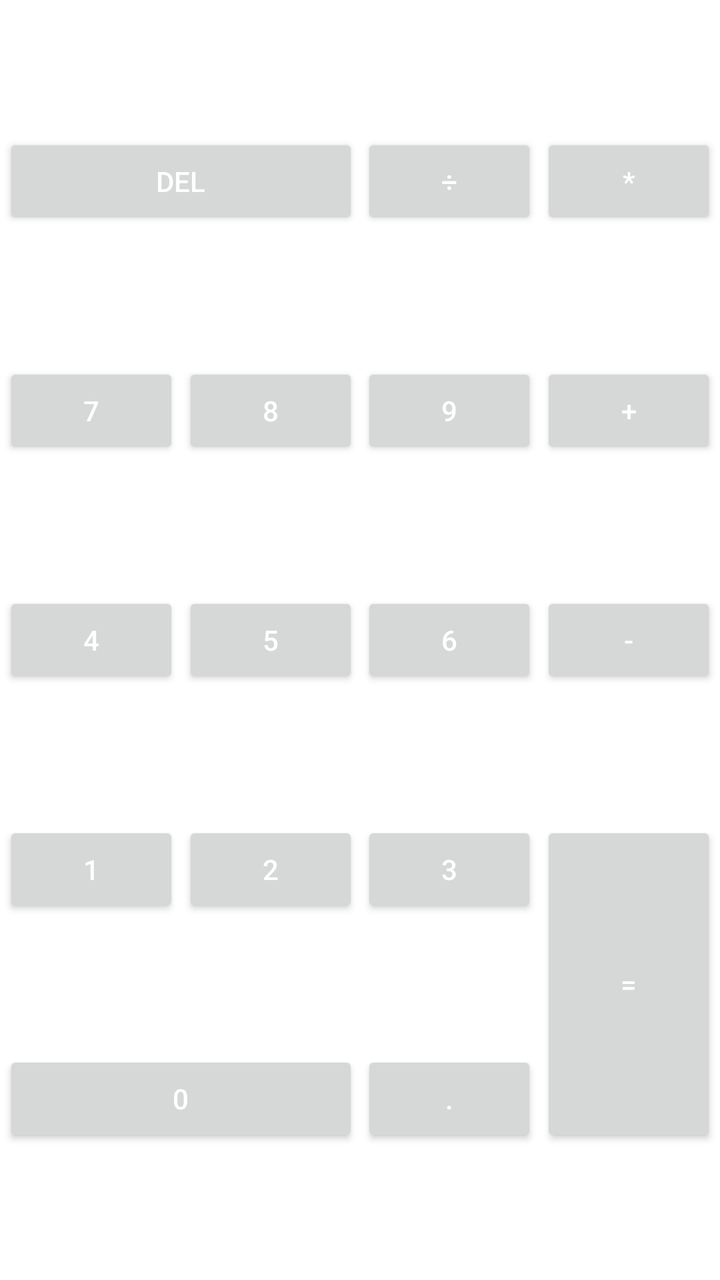
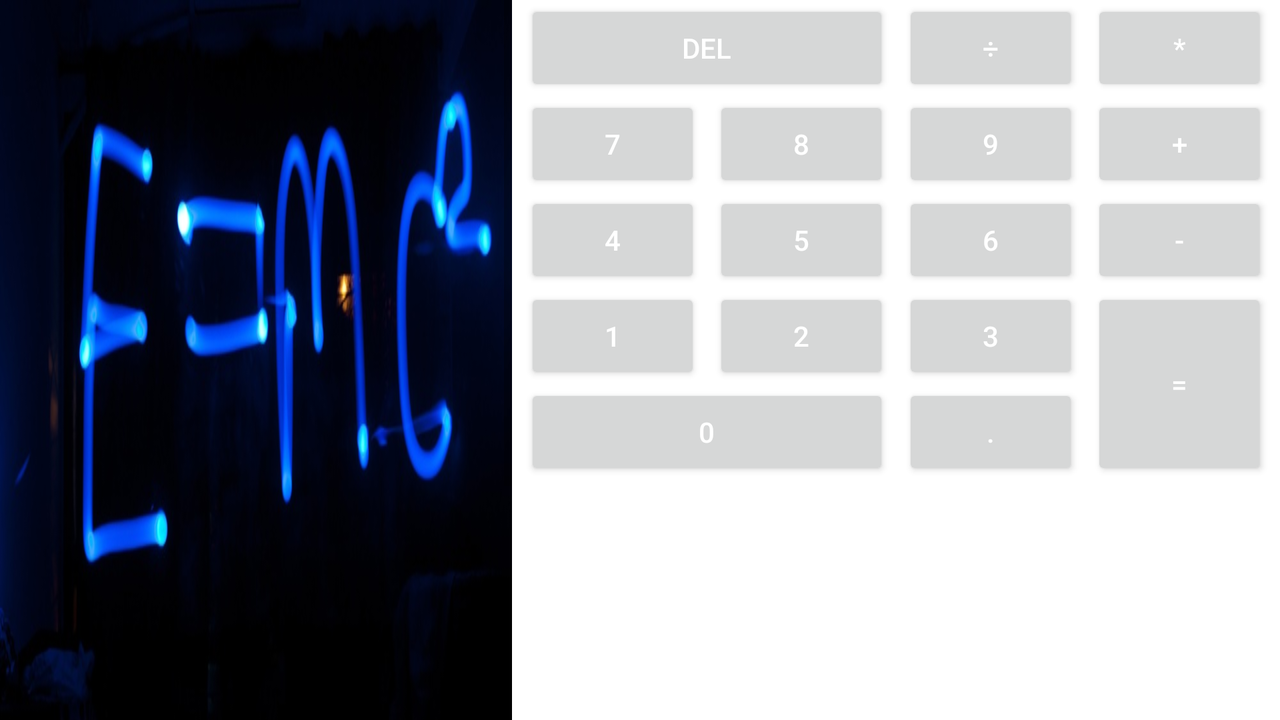

An Android layout and its configuration variant, each rendered on a device that would load it. The default file and the variant file are quoted in full after the pictures.
<!-- AndroidManifest.xml: application theme Theme.IntroductionToAndroidСalculator -->
<!-- res/layout/activity_main.xml -->
<?xml version="1.0" encoding="utf-8"?>
<LinearLayout xmlns:android="http://schemas.android.com/apk/res/android"
    xmlns:app="http://schemas.android.com/apk/res-auto"
    xmlns:tools="http://schemas.android.com/tools"
    android:layout_width="match_parent"
    android:layout_height="match_parent"
    tools:context=".MainActivity">

    <include
        layout="@layout/calculator_buttons">
    </include>

</LinearLayout>
<!-- res/layout/calculator_buttons.xml (included above) -->
<?xml version="1.0" encoding="utf-8"?>
<androidx.constraintlayout.widget.ConstraintLayout xmlns:android="http://schemas.android.com/apk/res/android"
    android:layout_width="match_parent"
    android:layout_height="match_parent"
    xmlns:app="http://schemas.android.com/apk/res-auto">


    <Button
        android:id="@+id/key_del"
        android:layout_width="0dp"
        android:layout_height="wrap_content"
        android:text="@string/key_del"
        app:layout_constraintTop_toTopOf="parent"
        app:layout_constraintStart_toStartOf="@id/key_7"
        app:layout_constraintEnd_toEndOf="@id/key_8"
        app:layout_constraintBottom_toTopOf="@+id/key_7" />

    <Button
        android:id="@+id/key_obelus"
        android:layout_width="wrap_content"
        android:layout_height="wrap_content"
        android:text="@string/key_obelus"
        app:layout_constraintTop_toTopOf="parent"
        app:layout_constraintStart_toStartOf="@id/key_9"
        app:layout_constraintEnd_toEndOf="@id/key_9"
        app:layout_constraintBottom_toTopOf="@+id/key_9" />

    <Button
        android:id="@+id/key_multiplication"
        android:layout_width="wrap_content"
        android:layout_height="wrap_content"
        android:text="@string/key_multiplication"
        app:layout_constraintTop_toTopOf="parent"
        app:layout_constraintStart_toStartOf="@id/key_plus"
        app:layout_constraintEnd_toEndOf="@id/key_plus"
        app:layout_constraintBottom_toTopOf="@+id/key_plus" />

    <Button
        android:id="@+id/key_7"
        android:layout_width="wrap_content"
        android:layout_height="wrap_content"
        android:text="@string/key_7"
        app:layout_constraintBottom_toTopOf="@+id/key_4"
        app:layout_constraintEnd_toStartOf="@+id/key_8"
        app:layout_constraintStart_toStartOf="parent"
        app:layout_constraintTop_toBottomOf="@id/key_del" />

    <Button
        android:id="@+id/key_8"
        android:layout_width="wrap_content"
        android:layout_height="wrap_content"
        android:text="@string/key_8"
        app:layout_constraintStart_toEndOf="@id/key_7"
        app:layout_constraintTop_toBottomOf="@id/key_del"
        app:layout_constraintBottom_toBottomOf="@id/key_9"
        app:layout_constraintEnd_toStartOf="@id/key_9"
        app:layout_constraintTop_toTopOf="@id/key_9" />

    <Button
        android:id="@+id/key_9"
        android:layout_width="wrap_content"
        android:layout_height="wrap_content"
        android:text="@string/key_9"
        app:layout_constraintBottom_toTopOf="@+id/key_6"
        app:layout_constraintEnd_toStartOf="@id/key_plus"
        app:layout_constraintStart_toEndOf="@+id/key_8"
        app:layout_constraintTop_toBottomOf="@id/key_obelus" />

    <Button
        android:id="@+id/key_plus"
        android:layout_width="wrap_content"
        android:layout_height="wrap_content"
        android:text="@string/key_plus"
        app:layout_constraintBottom_toTopOf="@+id/key_minus"
        app:layout_constraintEnd_toEndOf="parent"
        app:layout_constraintStart_toEndOf="@+id/key_9"
        app:layout_constraintTop_toBottomOf="@id/key_multiplication" />

    <Button
        android:id="@+id/key_4"
        android:layout_width="wrap_content"
        android:layout_height="wrap_content"
        android:text="@string/key_4"
        app:layout_constraintTop_toBottomOf="@id/key_7"
        app:layout_constraintStart_toStartOf="@id/key_7"
        app:layout_constraintEnd_toEndOf="@id/key_7"
        app:layout_constraintBottom_toTopOf="@+id/key_1" />

    <Button
        android:id="@+id/key_5"
        android:layout_width="wrap_content"
        android:layout_height="wrap_content"
        android:text="@string/key_5"
        app:layout_constraintTop_toBottomOf="@id/key_8"
        app:layout_constraintStart_toStartOf="@id/key_8"
        app:layout_constraintEnd_toEndOf="@id/key_8"
        app:layout_constraintBottom_toTopOf="@+id/key_2" />

    <Button
        android:id="@+id/key_6"
        android:layout_width="wrap_content"
        android:layout_height="wrap_content"
        android:text="@string/key_6"
        app:layout_constraintTop_toBottomOf="@id/key_9"
        app:layout_constraintStart_toStartOf="@id/key_9"
        app:layout_constraintEnd_toEndOf="@id/key_9"
        app:layout_constraintBottom_toTopOf="@+id/key_3" />

    <Button
        android:id="@+id/key_minus"
        android:layout_width="wrap_content"
        android:layout_height="wrap_content"
        android:text="@string/key_minus"
        app:layout_constraintTop_toBottomOf="@id/key_plus"
        app:layout_constraintStart_toStartOf="@id/key_plus"
        app:layout_constraintEnd_toEndOf="@id/key_plus"
        app:layout_constraintBottom_toTopOf="@+id/key_equals" />

    <Button
        android:id="@+id/key_1"
        android:layout_width="wrap_content"
        android:layout_height="wrap_content"
        android:text="@string/key_1"
        app:layout_constraintTop_toBottomOf="@id/key_4"
        app:layout_constraintStart_toStartOf="@id/key_4"
        app:layout_constraintEnd_toEndOf="@id/key_4"
        app:layout_constraintBottom_toTopOf="@+id/key_0" />

    <Button
        android:id="@+id/key_2"
        android:layout_width="wrap_content"
        android:layout_height="wrap_content"
        android:text="@string/key_2"
        app:layout_constraintTop_toBottomOf="@id/key_5"
        app:layout_constraintStart_toStartOf="@id/key_5"
        app:layout_constraintEnd_toEndOf="@id/key_5"
        app:layout_constraintBottom_toTopOf="@+id/key_0" />

    <Button
        android:id="@+id/key_3"
        android:layout_width="wrap_content"
        android:layout_height="wrap_content"
        android:text="@string/key_3"
        app:layout_constraintTop_toBottomOf="@id/key_6"
        app:layout_constraintStart_toStartOf="@id/key_6"
        app:layout_constraintEnd_toEndOf="@id/key_6"
        app:layout_constraintBottom_toTopOf="@+id/key_point" />

    <Button
        android:id="@+id/key_equals"
        android:layout_width="wrap_content"
        android:layout_height="0dp"
        android:text="@string/key_equals"
        app:layout_constraintTop_toBottomOf="@id/key_minus"
        app:layout_constraintStart_toStartOf="@id/key_minus"
        app:layout_constraintEnd_toEndOf="@id/key_minus"
        app:layout_constraintTop_toTopOf="@id/key_3"
        app:layout_constraintBottom_toBottomOf="@id/key_point" />

    <Button
        android:id="@+id/key_0"
        android:layout_width="0dp"
        android:layout_height="wrap_content"
        android:text="@string/key_0"
        app:layout_constraintTop_toBottomOf="@id/key_1"
        app:layout_constraintStart_toStartOf="@id/key_1"
        app:layout_constraintEnd_toEndOf="@id/key_2"
        app:layout_constraintBottom_toBottomOf="parent" />

    <Button
        android:id="@+id/key_point"
        android:layout_width="wrap_content"
        android:layout_height="wrap_content"
        android:text="@string/key_dot"
        app:layout_constraintTop_toBottomOf="@id/key_3"
        app:layout_constraintStart_toStartOf="@id/key_3"
        app:layout_constraintEnd_toEndOf="@id/key_3"
        app:layout_constraintBottom_toBottomOf="parent" />


</androidx.constraintlayout.widget.ConstraintLayout>
<!-- resources referenced by this layout -->
<resources>
  <string name="key_0">0</string>
  <string name="key_1">1</string>
  <string name="key_2">2</string>
  <string name="key_3">3</string>
  <string name="key_4">4</string>
  <string name="key_5">5</string>
  <string name="key_6">6</string>
  <string name="key_7">7</string>
  <string name="key_8">8</string>
  <string name="key_9">9</string>
  <string name="key_del">del</string>
  <string name="key_dot">.</string>
  <string name="key_equals">=</string>
  <string name="key_minus">-</string>
  <string name="key_multiplication">*</string>
  <string name="key_obelus">÷</string>
  <string name="key_plus">+</string>
  <style name="Theme.IntroductionToAndroidСalculator" parent="Theme.MaterialComponents.DayNight.NoActionBar">
          
          <item name="colorPrimary">@color/purple_500</item>
          <item name="colorPrimaryVariant">@color/purple_700</item>
          <item name="colorOnPrimary">@color/white</item>
          
          <item name="colorSecondary">@color/teal_200</item>
          <item name="colorSecondaryVariant">@color/teal_700</item>
          <item name="colorOnSecondary">@color/black</item>
          
          <item name="android:statusBarColor" tools:targetApi="l">?attr/colorPrimaryVariant</item>
          
          <item name="materialButtonStyle">@style/CalcButton</item>
          <item name="android:textColor">@color/white</item>
      </style>
  <color name="purple_500">#FF6200EE</color>
  <color name="purple_700">#FF3700B3</color>
  <color name="white">#FFFFFFFF</color>
  <color name="teal_200">#FF03DAC5</color>
  <color name="teal_700">#FF018786</color>
  <color name="black">#FF000000</color>
  <style name="CalcButton" parent="Widget.MaterialComponents.Button">
          <item name="cornerRadius">@dimen/radiusButton</item>
          <item name="android:textSize">@dimen/textSizeButton</item>
      </style>
  <dimen name="radiusButton">30dp</dimen>
  <dimen name="textSizeButton">20sp</dimen>
</resources>
<!-- res/layout-land/activity_main.xml (the author's variant of the layout above) -->
<!-- drawn on the phone turned sideways -->
<?xml version="1.0" encoding="utf-8"?>
<LinearLayout xmlns:android="http://schemas.android.com/apk/res/android"
    xmlns:tools="http://schemas.android.com/tools"
    android:layout_width="match_parent"
    android:layout_height="match_parent"
    android:orientation="horizontal"
    tools:context=".MainActivity">

    <LinearLayout
        android:layout_width="0dp"
        android:layout_height="wrap_content"
        android:layout_weight="0.4">

        <ScrollView
            android:layout_width="match_parent"
            android:layout_height="wrap_content">

            <include layout="@layout/entry_field"></include>
        </ScrollView>


    </LinearLayout>


    <LinearLayout
        android:layout_width="0dp"
        android:layout_height="wrap_content"
        android:layout_weight="0.6">

        <include layout="@layout/calculator_buttons"></include>
    </LinearLayout>


</LinearLayout>
<!-- res/layout/entry_field.xml (included above) -->
<?xml version="1.0" encoding="utf-8"?>
<FrameLayout xmlns:android="http://schemas.android.com/apk/res/android"
    android:layout_width="match_parent"
    android:layout_height="match_parent"
    android:background="@drawable/number">


    <TextView
        android:id="@+id/text_edit"
        android:layout_width="match_parent"
        android:layout_height="wrap_content"
        android:gravity="end"
        android:text="@string/entry_field" />


</FrameLayout>
<!-- resources referenced by the variant -->
<!-- as the phone turned sideways resolves them -->
<resources>
  <!-- drawable number: png bitmap (drawable-v24, 39568 bytes) -->
  <string name="entry_field" />
  <string name="key_0">0</string>
  <string name="key_1">1</string>
  <string name="key_2">2</string>
  <string name="key_3">3</string>
  <string name="key_4">4</string>
  <string name="key_5">5</string>
  <string name="key_6">6</string>
  <string name="key_7">7</string>
  <string name="key_8">8</string>
  <string name="key_9">9</string>
  <string name="key_del">del</string>
  <string name="key_dot">.</string>
  <string name="key_equals">=</string>
  <string name="key_minus">-</string>
  <string name="key_multiplication">*</string>
  <string name="key_obelus">÷</string>
  <string name="key_plus">+</string>
  <style name="Theme.IntroductionToAndroidСalculator" parent="Theme.MaterialComponents.DayNight.NoActionBar">
          
          <item name="colorPrimary">@color/purple_500</item>
          <item name="colorPrimaryVariant">@color/purple_700</item>
          <item name="colorOnPrimary">@color/white</item>
          
          <item name="colorSecondary">@color/teal_200</item>
          <item name="colorSecondaryVariant">@color/teal_700</item>
          <item name="colorOnSecondary">@color/black</item>
          
          <item name="android:statusBarColor" tools:targetApi="l">?attr/colorPrimaryVariant</item>
          
          <item name="materialButtonStyle">@style/CalcButton</item>
          <item name="android:textColor">@color/white</item>
      </style>
  <color name="purple_500">#FF6200EE</color>
  <color name="purple_700">#FF3700B3</color>
  <color name="white">#FFFFFFFF</color>
  <color name="teal_200">#FF03DAC5</color>
  <color name="teal_700">#FF018786</color>
  <color name="black">#FF000000</color>
  <style name="CalcButton" parent="Widget.MaterialComponents.Button">
          <item name="cornerRadius">@dimen/radiusButton</item>
          <item name="android:textSize">@dimen/textSizeButton</item>
      </style>
  <dimen name="radiusButton">30dp</dimen>
  <dimen name="textSizeButton">20sp</dimen>
</resources>
